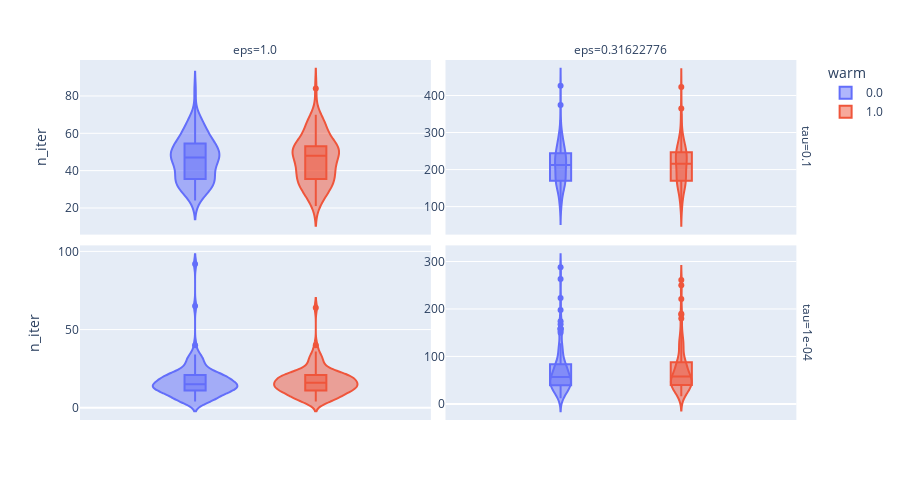

Notebook cell for this chart:
### Code cell
fig = px.violin(result, y="n_iter", color="warm", facet_row='tau', facet_col='eps', 
                hover_data=result.columns,
                box=True, height=500,
                )
fig.update_yaxes(matches=None)
fig.update_yaxes(showticklabels=True, col=2) # assuming second facet
fig.show()

### Figure 1 — Plotly figure (JSON) as saved in the notebook; plotly's stock layout.template omitted (floating-point values rounded to 4 significant figures; data arrays with more than 128 entries replaced by an {"elided": "..."} marker saying what was removed)
{"data": [{"alignmentgroup": "True", "box": {"visible": true}, "customdata": {"elided": "100x11 float values"}, "hovertemplate": "warm=%{customdata[2]}<br>tau=%{customdata[1]}<br>eps=%{customdata[0]}<br>n_iter=%{customdata[4]}<br>run=%{customdata[3]}<br>cost=%{customdata[5]}<br>matrix_norm=%{customdata[6]}<br>coeff=%{customdata[7]}<br>ratio_cost_eps=%{customdata[8]}<br>log_ratio=%{customdata[9]}<br>log_n_iter=%{customdata[10]}<extra></extra>", "legendgroup": "0.0", "marker": {"color": "#636efa"}, "name": "0.0", "offsetgroup": "0.0", "orientation": "v", "scalegroup": "True", "showlegend": true, "type": "violin", "x0": " ", "xaxis": "x3", "y": [49, 50, 49, 37, 57, 48, 33, 35, 56, 42, 35, 33, 34, 66, 69, 44, 28, 64, 33, 30, 44, 53, 47, 32, 48, 34, 28, 49, 31, 34, 33, 61, 30, 38, 45, 51, 64, 49, 54, 45, 40, 52, 59, 48, 47, 57, 50, 67, 50, 65, 52, 39, 25, 53, 55, 58, 37, 30, 48, 61, 50, 54, 43, 49, 31, 42, 64, 83, 38, 55, 36, 63, 40, 24, 56, 25, 55, 69, 57, 34, 49, 56, 43, 61, 58, 39, 42, 46, 52, 41, 45, 34, 45, 48, 36, 47, 33, 33, 28, 46], "y0": " ", "yaxis": "y3"}, {"alignmentgroup": "True", "box": {"visible": true}, "customdata": {"elided": "100x11 float values"}, "hovertemplate": "warm=%{customdata[2]}<br>tau=%{customdata[1]}<br>eps=%{customdata[0]}<br>n_iter=%{customdata[4]}<br>run=%{customdata[3]}<br>cost=%{customdata[5]}<br>matrix_norm=%{customdata[6]}<br>coeff=%{customdata[7]}<br>ratio_cost_eps=%{customdata[8]}<br>log_ratio=%{customdata[9]}<br>log_n_iter=%{customdata[10]}<extra></extra>", "legendgroup": "0.0", "marker": {"color": "#636efa"}, "name": "0.0", "offsetgroup": "0.0", "orientation": "v", "scalegroup": "True", "showlegend": false, "type": "violin", "x0": " ", "xaxis": "x4", "y": [241, 161, 334, 170, 292, 197, 173, 169, 218, 170, 249, 255, 148, 222, 152, 205, 130, 172, 235, 213, 240, 277, 177, 234, 167, 166, 244, 205, 112, 277, 168, 152, 260, 216, 374, 247, 244, 115, 231, 199, 210, 228, 182, 182, 218, 154, 234, 229, 156, 99, 258, 209, 171, 263, 232, 164, 222, 295, 228, 178, 165, 129, 277, 242, 211, 140, 291, 160, 263, 185, 196, 248, 235, 214, 299, 166, 193, 165, 224, 234, 228, 426, 220, 202, 272, 208, 173, 197, 226, 277, 256, 257, 135, 210, 170, 170, 184, 271, 110, 294], "y0": " ", "yaxis": "y4"}, {"alignmentgroup": "True", "box": {"visible": true}, "customdata": {"elided": "100x11 float values"}, "hovertemplate": "warm=%{customdata[2]}<br>tau=%{customdata[1]}<br>eps=%{customdata[0]}<br>n_iter=%{customdata[4]}<br>run=%{customdata[3]}<br>cost=%{customdata[5]}<br>matrix_norm=%{customdata[6]}<br>coeff=%{customdata[7]}<br>ratio_cost_eps=%{customdata[8]}<br>log_ratio=%{customdata[9]}<br>log_n_iter=%{customdata[10]}<extra></extra>", "legendgroup": "0.0", "marker": {"color": "#636efa"}, "name": "0.0", "offsetgroup": "0.0", "orientation": "v", "scalegroup": "True", "showlegend": false, "type": "violin", "x0": " ", "xaxis": "x", "y": [5, 14, 5, 27, 21, 10, 34, 11, 21, 15, 22, 30, 14, 33, 21, 33, 21, 18, 27, 8, 21, 20, 13, 13, 6, 19, 16, 15, 13, 17, 17, 6, 20, 17, 13, 9, 4, 13, 5, 9, 13, 19, 13, 11, 14, 15, 27, 10, 5, 10, 11, 13, 13, 17, 4, 23, 13, 29, 5, 14, 17, 14, 11, 5, 21, 22, 19, 92, 18, 17, 16, 18, 22, 7, 12, 26, 12, 40, 9, 5, 17, 24, 9, 12, 22, 17, 14, 19, 9, 21, 30, 65, 32, 6, 14, 12, 13, 23, 11, 18], "y0": " ", "yaxis": "y"}, {"alignmentgroup": "True", "box": {"visible": true}, "customdata": {"elided": "100x11 float values"}, "hovertemplate": "warm=%{customdata[2]}<br>tau=%{customdata[1]}<br>eps=%{customdata[0]}<br>n_iter=%{customdata[4]}<br>run=%{customdata[3]}<br>cost=%{customdata[5]}<br>matrix_norm=%{customdata[6]}<br>coeff=%{customdata[7]}<br>ratio_cost_eps=%{customdata[8]}<br>log_ratio=%{customdata[9]}<br>log_n_iter=%{customdata[10]}<extra></extra>", "legendgroup": "0.0", "marker": {"color": "#636efa"}, "name": "0.0", "offsetgroup": "0.0", "orientation": "v", "scalegroup": "True", "showlegend": false, "type": "violin", "x0": " ", "xaxis": "x2", "y": [57, 77, 48, 28, 50, 114, 128, 87, 15, 63, 76, 23, 24, 78, 84, 43, 37, 24, 57, 39, 43, 28, 55, 154, 62, 53, 22, 120, 150, 53, 198, 56, 53, 56, 45, 102, 75, 112, 35, 74, 46, 83, 49, 174, 46, 73, 79, 74, 35, 63, 159, 90, 49, 42, 23, 40, 168, 45, 32, 119, 59, 107, 47, 39, 73, 92, 43, 48, 58, 37, 34, 72, 38, 34, 70, 48, 12, 105, 30, 61, 38, 124, 263, 62, 223, 21, 80, 26, 48, 19, 158, 64, 52, 159, 79, 288, 83, 38, 90, 49], "y0": " ", "yaxis": "y2"}, {"alignmentgroup": "True", "box": {"visible": true}, "customdata": {"elided": "100x11 float values"}, "hovertemplate": "warm=%{customdata[2]}<br>tau=%{customdata[1]}<br>eps=%{customdata[0]}<br>n_iter=%{customdata[4]}<br>run=%{customdata[3]}<br>cost=%{customdata[5]}<br>matrix_norm=%{customdata[6]}<br>coeff=%{customdata[7]}<br>ratio_cost_eps=%{customdata[8]}<br>log_ratio=%{customdata[9]}<br>log_n_iter=%{customdata[10]}<extra></extra>", "legendgroup": "1.0", "marker": {"color": "#EF553B"}, "name": "1.0", "offsetgroup": "1.0", "orientation": "v", "scalegroup": "True", "showlegend": true, "type": "violin", "x0": " ", "xaxis": "x3", "y": [49, 52, 50, 37, 59, 50, 33, 36, 54, 43, 35, 30, 35, 70, 64, 42, 27, 67, 34, 26, 38, 53, 44, 31, 50, 34, 27, 49, 29, 32, 33, 62, 30, 38, 44, 52, 65, 48, 54, 44, 40, 53, 56, 53, 48, 67, 48, 69, 53, 65, 50, 38, 24, 53, 59, 59, 38, 29, 51, 61, 54, 52, 41, 51, 31, 45, 64, 84, 39, 53, 35, 64, 41, 22, 51, 21, 56, 67, 54, 34, 49, 53, 42, 62, 60, 38, 43, 49, 53, 41, 44, 34, 43, 50, 39, 47, 31, 33, 25, 48], "y0": " ", "yaxis": "y3"}, {"alignmentgroup": "True", "box": {"visible": true}, "customdata": {"elided": "100x11 float values"}, "hovertemplate": "warm=%{customdata[2]}<br>tau=%{customdata[1]}<br>eps=%{customdata[0]}<br>n_iter=%{customdata[4]}<br>run=%{customdata[3]}<br>cost=%{customdata[5]}<br>matrix_norm=%{customdata[6]}<br>coeff=%{customdata[7]}<br>ratio_cost_eps=%{customdata[8]}<br>log_ratio=%{customdata[9]}<br>log_n_iter=%{customdata[10]}<extra></extra>", "legendgroup": "1.0", "marker": {"color": "#EF553B"}, "name": "1.0", "offsetgroup": "1.0", "orientation": "v", "scalegroup": "True", "showlegend": false, "type": "violin", "x0": " ", "xaxis": "x4", "y": [259, 162, 351, 150, 333, 195, 182, 180, 198, 166, 239, 243, 148, 231, 152, 257, 124, 168, 248, 219, 250, 281, 178, 239, 174, 168, 219, 204, 114, 273, 154, 153, 266, 247, 365, 269, 246, 108, 240, 216, 223, 225, 175, 181, 214, 149, 236, 238, 171, 96, 256, 207, 177, 261, 242, 151, 214, 295, 230, 167, 166, 127, 273, 241, 218, 168, 286, 149, 271, 182, 209, 242, 236, 210, 309, 168, 201, 156, 218, 232, 240, 423, 223, 210, 240, 210, 175, 192, 233, 256, 274, 252, 133, 215, 185, 174, 163, 287, 100, 265], "y0": " ", "yaxis": "y4"}, {"alignmentgroup": "True", "box": {"visible": true}, "customdata": {"elided": "100x11 float values"}, "hovertemplate": "warm=%{customdata[2]}<br>tau=%{customdata[1]}<br>eps=%{customdata[0]}<br>n_iter=%{customdata[4]}<br>run=%{customdata[3]}<br>cost=%{customdata[5]}<br>matrix_norm=%{customdata[6]}<br>coeff=%{customdata[7]}<br>ratio_cost_eps=%{customdata[8]}<br>log_ratio=%{customdata[9]}<br>log_n_iter=%{customdata[10]}<extra></extra>", "legendgroup": "1.0", "marker": {"color": "#EF553B"}, "name": "1.0", "offsetgroup": "1.0", "orientation": "v", "scalegroup": "True", "showlegend": false, "type": "violin", "x0": " ", "xaxis": "x", "y": [5, 16, 5, 28, 20, 14, 36, 11, 23, 16, 23, 30, 14, 33, 21, 33, 21, 18, 25, 8, 21, 20, 13, 13, 6, 20, 16, 16, 11, 17, 18, 6, 21, 17, 14, 9, 4, 13, 5, 8, 13, 20, 12, 12, 15, 16, 26, 10, 5, 10, 12, 13, 14, 17, 5, 22, 14, 30, 7, 14, 17, 14, 9, 7, 21, 20, 19, 22, 18, 17, 17, 19, 22, 7, 12, 19, 12, 40, 10, 5, 17, 24, 9, 12, 22, 17, 14, 19, 10, 21, 28, 64, 32, 6, 14, 12, 11, 23, 11, 19], "y0": " ", "yaxis": "y"}, {"alignmentgroup": "True", "box": {"visible": true}, "customdata": {"elided": "100x11 float values"}, "hovertemplate": "warm=%{customdata[2]}<br>tau=%{customdata[1]}<br>eps=%{customdata[0]}<br>n_iter=%{customdata[4]}<br>run=%{customdata[3]}<br>cost=%{customdata[5]}<br>matrix_norm=%{customdata[6]}<br>coeff=%{customdata[7]}<br>ratio_cost_eps=%{customdata[8]}<br>log_ratio=%{customdata[9]}<br>log_n_iter=%{customdata[10]}<extra></extra>", "legendgroup": "1.0", "marker": {"color": "#EF553B"}, "name": "1.0", "offsetgroup": "1.0", "orientation": "v", "scalegroup": "True", "showlegend": false, "type": "violin", "x0": " ", "xaxis": "x2", "y": [61, 85, 49, 33, 221, 119, 131, 88, 16, 59, 88, 21, 18, 77, 88, 46, 33, 24, 57, 41, 47, 28, 48, 120, 62, 54, 26, 133, 188, 53, 250, 58, 50, 58, 48, 101, 73, 135, 37, 67, 46, 86, 48, 180, 47, 81, 78, 66, 35, 39, 190, 95, 50, 44, 35, 39, 158, 39, 33, 42, 60, 85, 48, 37, 73, 91, 47, 51, 59, 40, 35, 65, 37, 35, 72, 51, 26, 117, 32, 67, 41, 128, 261, 64, 118, 21, 87, 25, 47, 23, 153, 81, 63, 122, 79, 138, 91, 40, 52, 52], "y0": " ", "yaxis": "y2"}], "layout": {"annotations": [{"font": {}, "showarrow": false, "text": "eps=1.0", "x": 0.24, "xanchor": "center", "xref": "paper", "y": 1, "yanchor": "bottom", "yref": "paper"}, {"font": {}, "showarrow": false, "text": "eps=0.31622776", "x": 0.74, "xanchor": "center", "xref": "paper", "y": 1, "yanchor": "bottom", "yref": "paper"}, {"font": {}, "showarrow": false, "text": "tau=1e-04", "textangle": 90, "x": 0.98, "xanchor": "left", "xref": "paper", "y": 0.2425, "yanchor": "middle", "yref": "paper"}, {"font": {}, "showarrow": false, "text": "tau=0.1", "textangle": 90, "x": 0.98, "xanchor": "left", "xref": "paper", "y": 0.7575, "yanchor": "middle", "yref": "paper"}], "height": 500, "legend": {"title": {"text": "warm"}, "tracegroupgap": 0}, "margin": {"t": 60}, "violinmode": "group", "xaxis": {"anchor": "y", "domain": [0, 0.48]}, "xaxis2": {"anchor": "y2", "domain": [0.5, 0.98], "matches": "x"}, "xaxis3": {"anchor": "y3", "domain": [0, 0.48], "matches": "x", "showticklabels": false}, "xaxis4": {"anchor": "y4", "domain": [0.5, 0.98], "matches": "x", "showticklabels": false}, "yaxis": {"anchor": "x", "domain": [0, 0.485], "title": {"text": "n_iter"}}, "yaxis2": {"anchor": "x2", "domain": [0, 0.485], "showticklabels": true}, "yaxis3": {"anchor": "x3", "domain": [0.515, 1], "title": {"text": "n_iter"}}, "yaxis4": {"anchor": "x4", "domain": [0.515, 1], "showticklabels": true}}}
